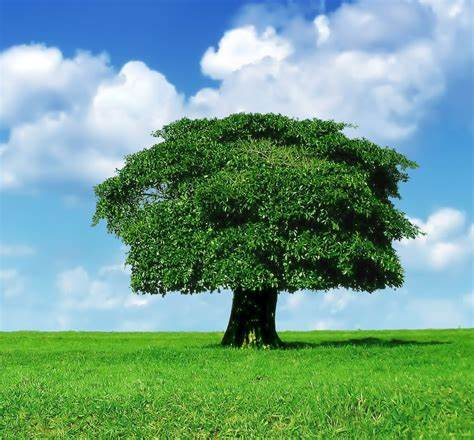
#> input picture asset/Pohon.jpg, 474 x 440 px, found by its file name
$ python brigness.py
#> lines starting #> are read from the running program, lines starting #| are printed output that depends on the picture
# matriks x konstanta
import cv2
import numpy as np
import matplotlib.pyplot as plt

def histogram_rgb(citra) :
    jum_baris = len(citra)
    jum_kolom = len(citra[0])

    #inisiasi histogram di setiap channel
    hist_blue = np.zeros(256)
    hist_green = np.zeros(256)
    hist_red = np.zeros(256)

    for i in range(jum_baris) :
        for j in range(jum_kolom) :
            pixel_red = int(citra[i][j][0])
            pixel_green = int(citra[i][j][1])
            pixel_blue = int(citra[i][j][2])

            # Hitung kemunculan pixel
            hist_red[pixel_red] += 1
            hist_blue[pixel_blue] += 1
            hist_green[pixel_green] += 1

    return hist_red, hist_green, hist_blue

citra = cv2.imread("asset/Pohon.jpg")
#> citra is the input picture: shape (440, 474, 3); mean B, G, R 138.6, 158.3, 112.1

citra_rgb = cv2.cvtColor(citra, cv2.COLOR_BGR2RGB)
# brigness = gelap makin terang, terang makin terang
beta = 50

# contrass = gelap makin gelap, terang makin terang
alpha = 0.5

# harus diubah ke float, uint8(unsigned int 8, hanya 0-255) ke float32
citra_float = citra_rgb.astype(np.float32)

citra_brigness = citra_float + beta
citra_contrass = citra_float * alpha
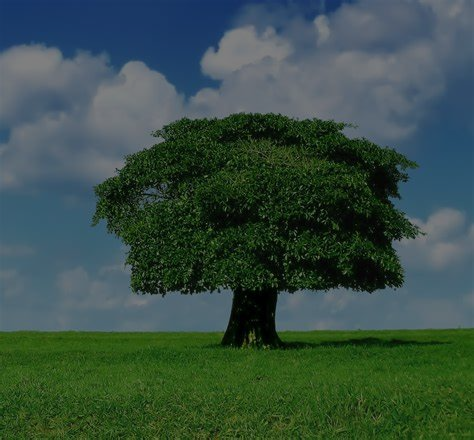
#> citra_contrass: shape (440, 474, 3) float32; mean R, G, B 56.1, 79.1, 69.3

# membatasi rentang nilai
citra_brigness = np.clip(citra_brigness, 0, 255)
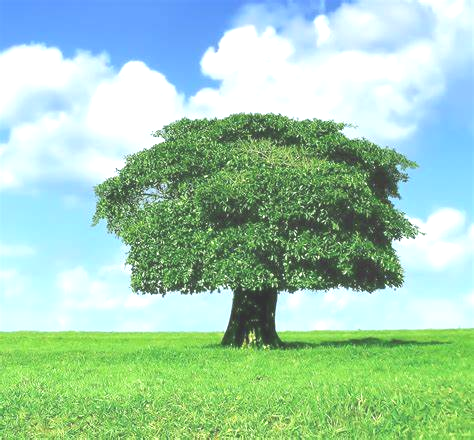
#> citra_brigness: shape (440, 474, 3) float32; mean R, G, B 160.6, 204.4, 176.9
# mengubah ke tipe data int (tanpa koma)
citra_brigness = citra_brigness.astype(np.uint8)

citra_contrass = np.clip(citra_contrass, 0, 255)
citra_contrass = citra_contrass.astype(np.uint8)

hist_red, hist_green, hist_blue = histogram_rgb(citra_rgb)
#> in histogram_rgb, `jum_baris = len(citra)`: jum_baris = 440
#> in histogram_rgb, `jum_kolom = len(citra[0])`: jum_kolom = 474
#> after the loop in histogram_rgb, `for i in range(jum_baris) :`: hist_blue = 256 values, max 6631 at index 0, min 28 at index 180, mean 814.7; hist_green = 256 values, max 2628 at index 209, min 73 at index 3, mean 814.7; hist_red = 256 values, max 3459 at index 0, min 131 at index 255, mean 814.7
hist_red_brigness, hist_green_brigness, hist_blue_brigness = histogram_rgb(citra_brigness)
#> hist_red_brigness = 256 values, max 18515 at index 255, min 0 at index 0, mean 814.7; hist_green_brigness = 256 values, max 54493 at index 255, min 0 at index 0, mean 814.7; hist_blue_brigness = 256 values, max 101397 at index 255, min 0 at index 0, mean 814.7
hist_red_contrass, hist_green_contrass, hist_blue_contrass = histogram_rgb(citra_contrass)
#> hist_red_contrass = 256 values, max 3980 at index 0, min 0 at index 128, mean 814.7; hist_green_contrass = 256 values, max 5099 at index 104, min 0 at index 128, mean 814.7; hist_blue_contrass = 256 values, max 7948 at index 116, min 0 at index 128, mean 814.7

plt.figure(figsize=(12,6))
plt.subplot(2,4,1)
plt.imshow(citra_rgb)
plt.title('Citra Asli')
plt.axis('off')

plt.subplot(2,4,2)
plt.bar(range(256),hist_red,color="red")
plt.title("Citra Asli hist red")

plt.subplot(2,4,3)
plt.bar(range(256),hist_green,color="green")
plt.title("Citra Asli hist green")

plt.subplot(2,4,4)
plt.bar(range(256),hist_blue,color="blue")
plt.title("Citra Asli hist blue")

plt.subplot(2,4,5)
plt.imshow(citra_contrass)
plt.title('Citra dengan Kontras')
plt.axis('off')

plt.subplot(2,4,6)
plt.bar(range(256),hist_red_contrass,color="red")
plt.title("hist_red_contrass")

plt.subplot(2,4,7)
plt.bar(range(256),hist_red_contrass,color="green")
plt.title("hist_red_contrass")

plt.subplot(2,4,8)
plt.bar(range(256),hist_red_contrass,color="blue")
plt.title("hist_red_contrass")

# [10 lines of commented-out code are left out]
plt.show()
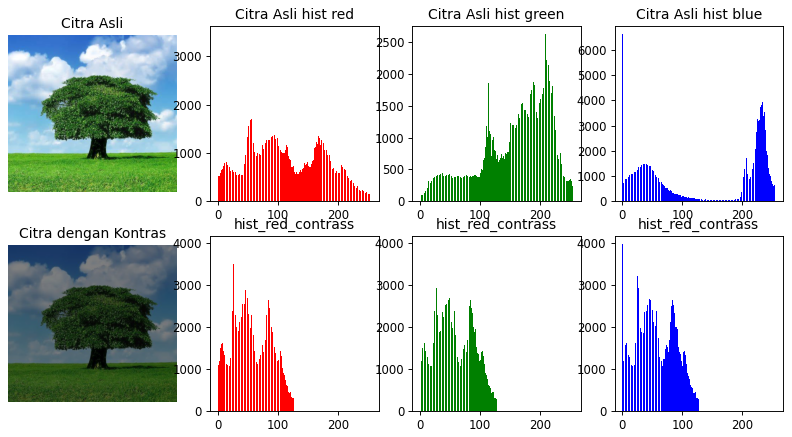
#> figure drawn by matplotlib, 8 panels; panel 2: tallest bar 3459 high, from x = -0.4 to 0.4; panel 3: tallest bar 2628 high, from x = 208.6 to 209.4; panel 4: tallest bar 6631 high, from x = -0.4 to 0.4; panel 6: tallest bar 3980 high, from x = -0.4 to 0.4
